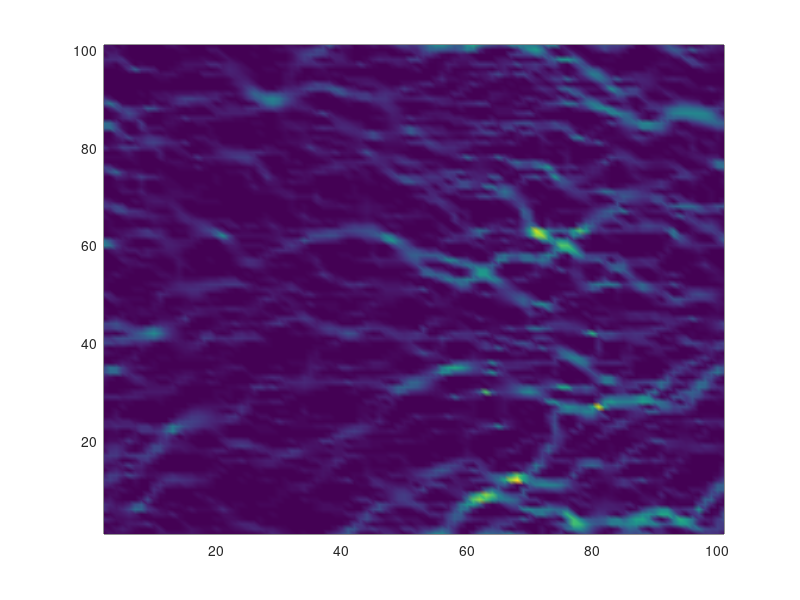

Reproduce this figure in MATLAB.
% 2D Lattice Boltzmann (BGK) model of a fluid.
%  c4  c3   c2  D2Q9 model. At each timestep, particle densities propagate
%    \  |  /    outwards in the directions indicated in the figure. An
%  c5 -c9 - c1  equivalent 'equilibrium' density is found, and the densities
%    /  |  \    relax towards that state, in a proportion governed by omega.
%  c6  c7   c8      Iain Haslam, March 2006.
omega=1.0; density=1.0; t1=4/9; t2=1/9; t3=1/36; c_squ=1/3; nx=101; ny=101;
F=repmat(density/9,[nx ny 9]); FEQ=F; msize=nx*ny; CI=[0:msize:msize*7];
%a=repmat(-15:15,[31,1]);BOUND=(a.^2+a'.^2)<16;BOUND(1:nx,[1 ny])=1;
%BOUND=zeros(nx,ny);BOUND(1:nx,1)=1;%open channel
BOUND=rand(nx,ny)>0.8; %extremely porous random domain
ON=find(BOUND); %matrix offset of each Occupied Node
TO_REFLECT=[ON+CI(1) ON+CI(2) ON+CI(3) ON+CI(4) ...
            ON+CI(5) ON+CI(6) ON+CI(7) ON+CI(8)];
REFLECTED= [ON+CI(5) ON+CI(6) ON+CI(7) ON+CI(8) ...
            ON+CI(1) ON+CI(2) ON+CI(3) ON+CI(4)];
avu=1; prevavu=1; ts=0; deltaU=1e-7; numactivenodes=sum(sum(1-BOUND));
while (ts<4000 & 1e-10<abs((prevavu-avu)/avu)) | ts<100
    % Propagate
    F(:,:,4)=F([2:nx 1],[ny 1:ny-1],4);F(:,:,3)=F(:,[ny 1:ny-1],3);
    F(:,:,2)=F([nx 1:nx-1],[ny 1:ny-1],2);F(:,:,5)=F([2:nx 1],:,5);
    F(:,:,1)=F([nx 1:nx-1],:,1);F(:,:,6)=F([2:nx 1],[2:ny 1],6);
    F(:,:,7)=F(:,[2:ny 1],7); F(:,:,8)=F([nx 1:nx-1],[2:ny 1],8);
    BOUNCEDBACK=F(TO_REFLECT); %Densities bouncing back at next timestep
    DENSITY=sum(F,3);
    UX=(sum(F(:,:,[1 2 8]),3)-sum(F(:,:,[4 5 6]),3))./DENSITY;
    UY=(sum(F(:,:,[2 3 4]),3)-sum(F(:,:,[6 7 8]),3))./DENSITY;
    UX(1,1:ny)=UX(1,1:ny)+deltaU; %Increase inlet pressure
    UX(ON)=0; UY(ON)=0; DENSITY(ON)=0;
    U_SQU=UX.^2+UY.^2; U_C2=UX+UY; U_C4=-UX+UY; U_C6=-U_C2; U_C8=-U_C4;
    % Calculate equilibrium distribution: stationary
    FEQ(:,:,9)=t1*DENSITY.*(1-U_SQU/(2*c_squ));
    % nearest-neighbours
    FEQ(:,:,1)=t2*DENSITY.*(1+UX/c_squ+0.5*(UX/c_squ).^2-U_SQU/(2*c_squ));
    FEQ(:,:,3)=t2*DENSITY.*(1+UY/c_squ+0.5*(UY/c_squ).^2-U_SQU/(2*c_squ));
    FEQ(:,:,5)=t2*DENSITY.*(1-UX/c_squ+0.5*(UX/c_squ).^2-U_SQU/(2*c_squ));
    FEQ(:,:,7)=t2*DENSITY.*(1-UY/c_squ+0.5*(UY/c_squ).^2-U_SQU/(2*c_squ));
    % next-nearest neighbours
    FEQ(:,:,2)=t3*DENSITY.*(1+U_C2/c_squ+0.5*(U_C2/c_squ).^2-U_SQU/(2*c_squ));
    FEQ(:,:,4)=t3*DENSITY.*(1+U_C4/c_squ+0.5*(U_C4/c_squ).^2-U_SQU/(2*c_squ));
    FEQ(:,:,6)=t3*DENSITY.*(1+U_C6/c_squ+0.5*(U_C6/c_squ).^2-U_SQU/(2*c_squ));
    FEQ(:,:,8)=t3*DENSITY.*(1+U_C8/c_squ+0.5*(U_C8/c_squ).^2-U_SQU/(2*c_squ));
    F=omega*FEQ+(1-omega)*F;
    F(REFLECTED)=BOUNCEDBACK;
    prevavu=avu;avu=sum(sum(UX))/numactivenodes; ts=ts+1;
end
%figure;colormap(gray(2));image(2-BOUND');hold on;
%quiver(2:nx,1:ny,UX(2:nx,:)',UY(2:nx,:)');
%title(['Flow field after ',num2str(ts),'\deltat']);xlabel('x');ylabel('y');
 pcolor(2:nx,1:ny,UX(2:nx,:)'.^2+UY(2:nx,:)'.^2)
 shading interp